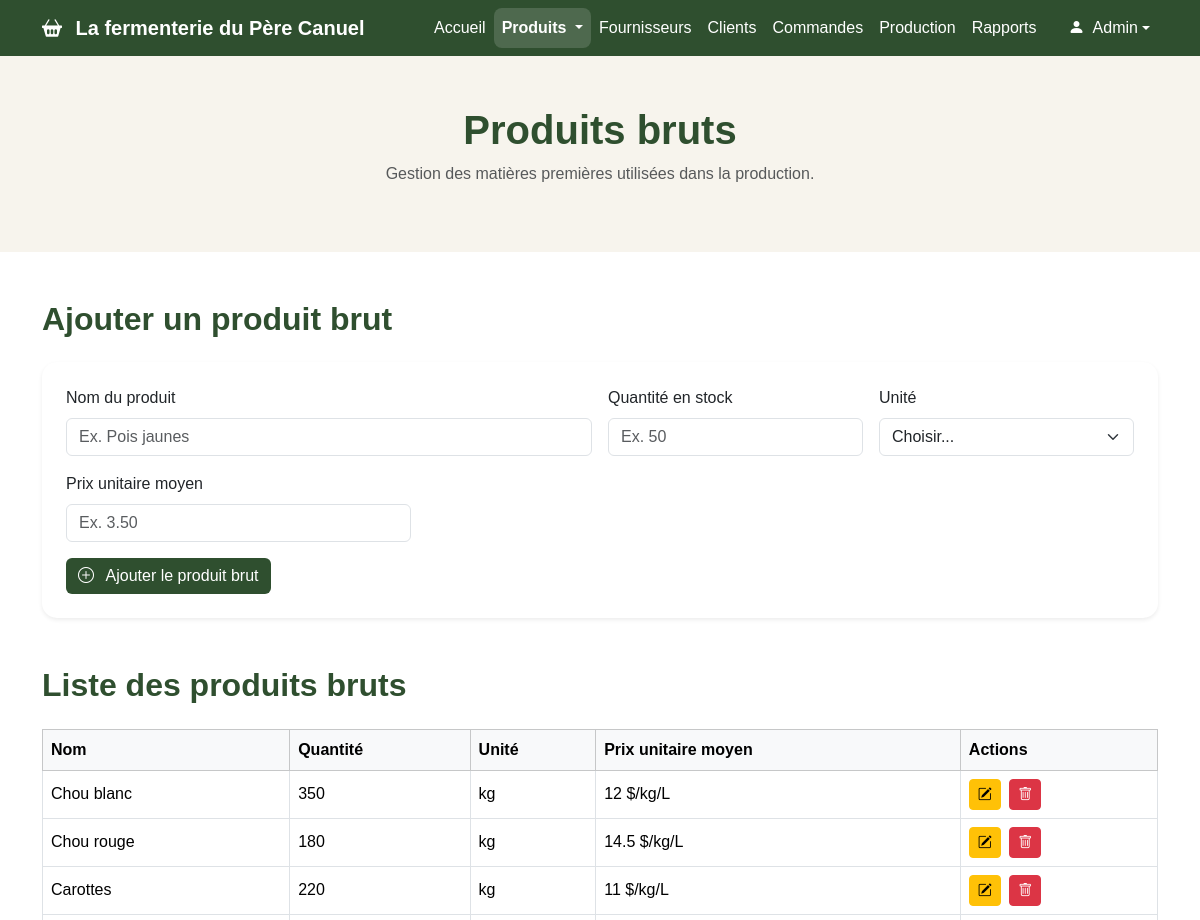
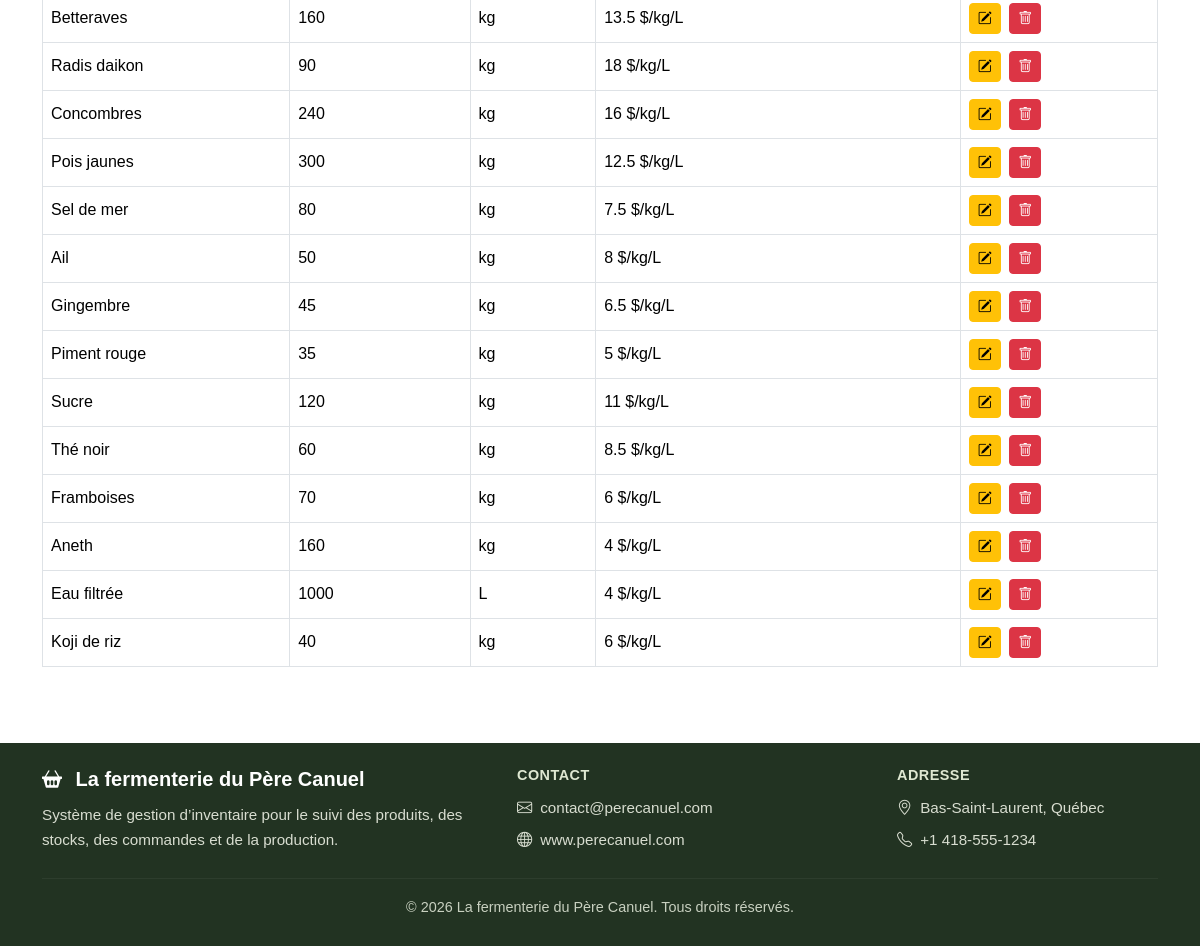
The page /produits-bruts.php on the database its author committed (2 pictures, top to bottom).
### tables this page shows
CREATE TABLE `produitbrut` (
  `id_produit_brut` int(11) NOT NULL,
  `nom` varchar(100) DEFAULT NULL,
  `quantite_stock` int(11) DEFAULT NULL,
  `unite_mesure` varchar(50) DEFAULT NULL,
  `prix_unitaire_moyen` float DEFAULT NULL
);

### produits-bruts.php (the view, shortened to what this page needs)
<?php
require_once "liaisonBD.php";
$sql = "SELECT * FROM produitbrut";
$stmt = $pdo->query($sql);
$produits_bruts = $stmt->fetchAll(PDO::FETCH_ASSOC);
?>
<!DOCTYPE html>
<html lang="fr">
<head>
  <link href="https://cdn.jsdelivr.net/npm/bootstrap@5.3.3/dist/css/bootstrap.min.css" rel="stylesheet">
  <link href="https://cdn.jsdelivr.net/npm/bootstrap-icons@1.11.3/font/bootstrap-icons.css" rel="stylesheet">
  <link type="text/css" rel="stylesheet" href="styles/produits-bruts.css"/>
</head>
<body>
<nav class="navbar navbar-expand-lg navbar-dark">
  <div class="container">
    <a class="navbar-brand fw-bold" href="index.php">
      <i class="bi bi-basket2-fill me-2"></i>
      La fermenterie du Père Canuel
    </a>
    <div class="collapse navbar-collapse" id="navbarMenu">
      <ul class="navbar-nav ms-auto">
        <li class="nav-item"><a class="nav-link" href="index.php">Accueil</a></li>
        <li class="nav-item dropdown">
          <a class="nav-link dropdown-toggle active" href="#" id="produitsDropdown" role="button" data-bs-toggle="dropdown">
            Produits
          </a>
        </li>
        <li class="nav-item"><a class="nav-link" href="fournisseurs.php">Fournisseurs</a></li>
        <li class="nav-item"><a class="nav-link" href="clients.php">Clients</a></li>
        <li class="nav-item"><a class="nav-link" href="commandes.php">Commandes</a></li>
        <li class="nav-item"><a class="nav-link" href="production.php">Production</a></li>
        <li class="nav-item"><a class="nav-link" href="rapports.php">Rapports</a></li>
        <li class="nav-item dropdown ms-lg-3">
          <a class="nav-link dropdown-toggle d-flex align-items-center" href="#" id="userDropdown" role="button" data-bs-toggle="dropdown">
            <span class="user-avatar me-2"><i class="bi bi-person-fill"></i></span>
            Admin
          </a>
        </li>
      </ul>
    </div>
  </div>
</nav>
<header class="page-header">
  <div class="container">
    <h1>Produits bruts</h1>
    <p class="text-muted">Gestion des matières premières utilisées dans la production.</p>
  </div>
</header>
<main class="container my-5">
  <section class="mb-5">
    <h2 class="section-title mb-4">Ajouter un produit brut</h2>
    <div class="card shadow-sm p-4">
      <form method="POST">
        <div class="row g-3">
          <div class="col-md-6">
            <label class="form-label">Nom du produit</label>
            <input type="text" class="form-control" name="nom" placeholder="Ex. Pois jaunes" required>
          </div>
          <div class="col-md-3">
            <label class="form-label">Quantité en stock</label>
            <input type="number" class="form-control" name="quantite_stock" placeholder="Ex. 50" required>
          </div>
          <div class="col-md-3">
            <label class="form-label">Unité</label>
            <select class="form-select" name="unite_mesure" required>
              <option value="">Choisir...</option>
            </select>
          </div>
          <div class="col-md-4">
            <label class="form-label">Prix unitaire moyen</label>
            <input type="number" step="0.01" class="form-control" name="prix_unitaire_moyen" placeholder="Ex. 3.50" required>
          </div>
          <div class="col-12">
            <button type="submit" name="ajouter" class="btn btn-principal">
              <i class="bi bi-plus-circle me-2"></i>
              Ajouter le produit brut
            </button>
          </div>
        </div>
      </form>
    </div>
  </section>
  <section>
    <h2 class="section-title mb-4">Liste des produits bruts</h2>
    <div class="table-responsive">
      <table class="table table-bordered align-middle">
        <thead class="table-light">
          <tr>
            <th>Nom</th>
            <th>Quantité</th>
            <th>Unité</th>
            <th>Prix unitaire moyen</th>
            <th>Actions</th>
          </tr>
        </thead>
        <tbody>
          <?php foreach ($produits_bruts as $produit_brut): ?>
            <tr>
              <td><?= htmlspecialchars($produit_brut["nom"]) ?></td>
              <td><?= htmlspecialchars($produit_brut["quantite_stock"]) ?></td>
              <td><?= htmlspecialchars($produit_brut["unite_mesure"]) ?></td>
              <td><?= htmlspecialchars($produit_brut["prix_unitaire_moyen"]) ?> $/kg/L</td>
              <td>
                <button
                  type="button"
                  class="btn btn-sm btn-warning me-1"
                  data-bs-toggle="modal"
                  data-bs-target="#modifierModal"
                  data-id="<?= $produit_brut["id_produit_brut"] ?>"
                  data-nom="<?= htmlspecialchars($produit_brut["nom"]) ?>"
                  data-quantite="<?= htmlspecialchars($produit_brut["quantite_stock"]) ?>"
                  data-unite="<?= htmlspecialchars($produit_brut["unite_mesure"]) ?>"
                  data-prix="<?= htmlspecialchars($produit_brut["prix_unitaire_moyen"]) ?>"
                >
                  <i class="bi bi-pencil-square"></i>
                </button>
                <button
                  type="button"
                  class="btn btn-sm btn-danger"
                  data-bs-toggle="modal"
                  data-bs-target="#supprimerModal"
                  data-id="<?= $produit_brut["id_produit_brut"] ?>"
                  data-nom="<?= htmlspecialchars($produit_brut["nom"]) ?>"
                >
                  <i class="bi bi-trash"></i>
                </button>
              </td>
            </tr>
          <?php endforeach; ?>
        </tbody>
      </table>
    </div>
  </section>
</main>
<footer class="footer-pro">
  <div class="container py-4">
    <div class="row gy-4 align-items-center">
      <div class="col-lg-5 col-md-12">
        <h5 class="footer-title">
          <i class="bi bi-basket2-fill me-2"></i>
          La fermenterie du Père Canuel
        </h5>
        <p class="footer-text mb-0">
          Système de gestion d’inventaire pour le suivi des produits,
          des stocks, des commandes et de la production.
        </p>
      </div>
      <div class="col-lg-4 col-md-12">
        <h6 class="footer-subtitle">Contact</h6>
        <p class="footer-text mb-2"><i class="bi bi-envelope me-2"></i>contact@perecanuel.com</p>
        <p class="footer-text mb-0"><i class="bi bi-globe me-2"></i>www.perecanuel.com</p>
      </div>
      <div class="col-lg-3 col-md-12">
        <h6 class="footer-subtitle">Adresse</h6>
        <p class="footer-text mb-2"><i class="bi bi-geo-alt me-2"></i>Bas-Saint-Laurent, Québec</p>
        <p class="footer-text mb-0"><i class="bi bi-telephone me-2"></i>+1 418-555-1234</p>
      </div>
    </div>
    <hr class="footer-line">
    <div class="text-center">
      <p class="footer-bottom mb-1">
        © 2026 La fermenterie du Père Canuel. Tous droits réservés.
      </p>
    </div>
  </div>
</footer>
</body>
</html>

### styles/produits-bruts.css (style rules this page uses)
body { font-family: Arial, Helvetica, sans-serif; background-color: #ffffff; }
.navbar { background-color: #2f4f2f; }
.navbar-brand, .nav-link { color: white; font-weight: 500; }
.navbar .nav-link.active { color: #ffffff; font-weight: 700; background-color: rgba(255, 255, 255, 0.15); border-radius: 8px; }
.page-header { background-color: #f7f4ed; padding: 50px 0; text-align: center; }
.page-header h1 { color: #2f4f2f; font-weight: 700; }
.section-title { color: #2f4f2f; font-weight: 700; }
.btn-principal { background-color: #2f4f2f; color: white; border: none; }
.card { border-radius: 15px; border: none; }
.footer-pro { background-color: #223322; color: #ffffff; margin-top: 60px; }
.footer-title { font-weight: 700; color: #ffffff; margin-bottom: 12px; }
.footer-subtitle { font-weight: 700; color: #dfe8d2; margin-bottom: 12px; text-transform: uppercase; font-size: 0.9rem; letter-spacing: 0.5px; }
.footer-text { color: #d8ddd0; font-size: 0.95rem; line-height: 1.6; }
.footer-line { border-color: rgba(255, 255, 255, 0.2); margin: 25px 0 18px; }
.footer-bottom { color: #c8d0c0; font-size: 0.9rem; }

### rows shown on the page
produitbrut: nom "Chou blanc", quantite_stock "350", unite_mesure "kg", prix_unitaire_moyen "12"
produitbrut: nom "Chou rouge", quantite_stock "180", unite_mesure "kg", prix_unitaire_moyen "14.5"
produitbrut: nom "Carottes", quantite_stock "220", unite_mesure "kg", prix_unitaire_moyen "11"
produitbrut: nom "Betteraves", quantite_stock "160", unite_mesure "kg", prix_unitaire_moyen "13.5"
produitbrut: nom "Radis daikon", quantite_stock "90", unite_mesure "kg", prix_unitaire_moyen "18"
produitbrut: nom "Concombres", quantite_stock "240", unite_mesure "kg", prix_unitaire_moyen "16"
produitbrut: nom "Pois jaunes", quantite_stock "300", unite_mesure "kg", prix_unitaire_moyen "12.5"
produitbrut: nom "Sel de mer", quantite_stock "80", unite_mesure "kg", prix_unitaire_moyen "7.5"
produitbrut: nom "Ail", quantite_stock "50", unite_mesure "kg", prix_unitaire_moyen "8"
produitbrut: nom "Gingembre", quantite_stock "45", unite_mesure "kg", prix_unitaire_moyen "6.5"
produitbrut: nom "Piment rouge", quantite_stock "35", unite_mesure "kg", prix_unitaire_moyen "5"
produitbrut: nom "Sucre", quantite_stock "120", unite_mesure "kg", prix_unitaire_moyen "11"
produitbrut: nom "Thé noir", quantite_stock "60", unite_mesure "kg", prix_unitaire_moyen "8.5"
produitbrut: nom "Framboises", quantite_stock "70", unite_mesure "kg", prix_unitaire_moyen "6"
produitbrut: nom "Aneth", quantite_stock "160", unite_mesure "kg", prix_unitaire_moyen "4"
produitbrut: nom "Eau filtrée", quantite_stock "1000", unite_mesure "L", prix_unitaire_moyen "4"
produitbrut: nom "Koji de riz", quantite_stock "40", unite_mesure "kg", prix_unitaire_moyen "6"
